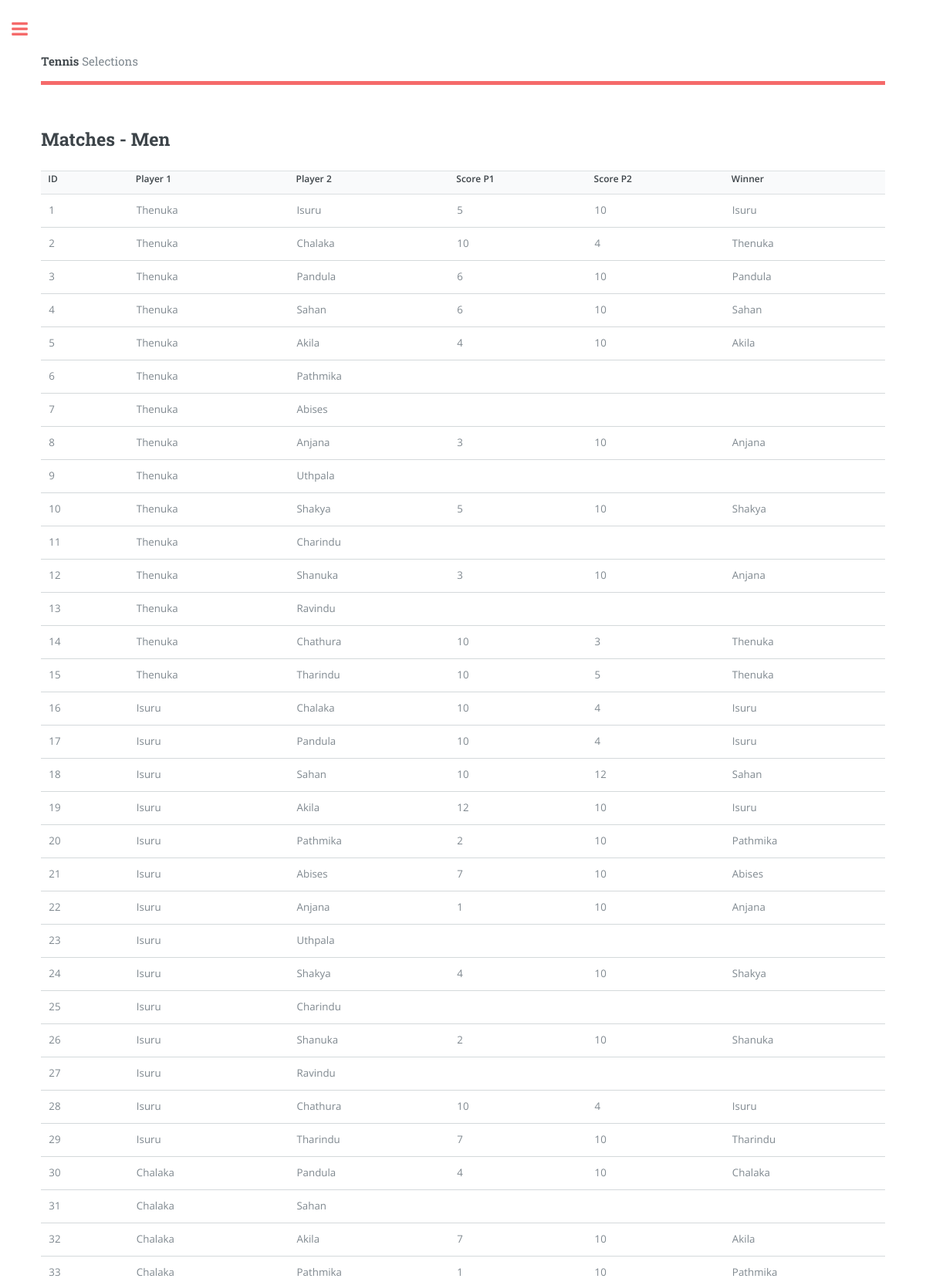
The app's page /all_matches_m.php (upper part) with its own data.
### tables this page shows
CREATE TABLE `match_formations` (
  `Match_ID` int(3) NOT NULL,
  `Player_1` varchar(20) DEFAULT NULL,
  `Player_2` varchar(20) DEFAULT NULL,
  `P_1_Score` varchar(3) DEFAULT NULL,
  `P_2_Score` varchar(3) DEFAULT NULL,
  `Winner` varchar(20) DEFAULT NULL
);

### all_matches_m.php (the view, shortened to what this page needs)
<!DOCTYPE HTML>
<?php
   include ("dbconn.php");
   ?>
<html>
	<head>
		<link rel="stylesheet" href="assets/css/main.css" />
	</head>
	<body class="is-preload">
			<div id="wrapper">
					<div id="main">
						<div class="inner">
								<header id="header">
									<a href="index.php" class="logo"><strong>Tennis</strong> Selections</a>
								</header>
								<section id="banner">
									<div class="content">
										<header>
											<h2>Matches - Men</h2>
										</header>
										<div>
         <?php
            $sql = "SELECT * FROM match_formations";
            $result = $conn->query($sql);
            if($result->num_rows > 0){
            echo "<table>
            <tr>
            <th>ID</th>
            <th>Player 1</th>
            <th>Player 2</th>
            <th>Score P1</th>
            <th>Score P2</th>
            <th>Winner</th>
            </tr>";
            while($row = $result->fetch_assoc()){
            echo "<tr>";
            echo "<td>" . $row['Match_ID'] . "</td>";
            echo "<td>" . $row['Player_1'] . "</td>";
            echo "<td>" . $row['Player_2'] . "</td>";
            echo "<td>" . $row['P_1_Score'] . "</td>";
            echo "<td>" . $row['P_2_Score'] . "</td>";
            echo "<td>" . $row['Winner'] . "</td>";
            echo "<tr>";
            }
            echo "</table>";
            }
            else{
            echo "0 results";
            }
            ?>
      </div>
									</div>
								</section>
						</div>
					</div>
			</div>
	</body>
</html>

### assets/css/main.css (style rules this page uses)
html, body, div, span, applet, object, iframe, h1, h2, h3, h4, h5, h6, p, blockquote, pre, a, abbr, acronym, address, big, cite, code, del, dfn, em, img, ins, kbd, q, s, samp, small, strike, strong, sub, sup, tt, var, b, u, i, center, dl, dt, dd, ol, ul, li, fieldset, form, label, legend, table, caption, tbody, tfoot, thead, tr, th, td, article, aside, canvas, details, embed, figure, figcaption, footer, header, hgroup, menu, nav, output, ruby, section, summary, time, mark, audio, video { margin: 0; padding: 0; border: 0; font-size: 100%; font: inherit; vertical-align: baseline; }
article, aside, details, figcaption, figure, footer, header, hgroup, menu, nav, section { display: block; }
body { line-height: 1; }
table { border-collapse: collapse; border-spacing: 0; }
body { -webkit-text-size-adjust: none; }
body { -ms-overflow-style: scrollbar; }
html { box-sizing: border-box; }
*, *:before, *:after { box-sizing: inherit; }
body { background: #ffffff; }
body, input, select, textarea { color: #7f888f; font-family: "Open Sans", sans-serif; font-size: 13pt; font-weight: 400; line-height: 1.65; }
@media screen and (max-width: 1680px) { body, input, select, textarea { font-size: 11pt; } }
@media screen and (max-width: 1280px) { body, input, select, textarea { font-size: 10pt; } }
a { -moz-transition: color 0.2s ease-in-out, border-bottom-color 0.2s ease-in-out; -webkit-transition: color 0.2s ease-in-out, border-bottom-color 0.2s ease-in-out; -ms-transition: color 0.2s ease-in-out, border-bottom-color 0.2s ease-in-out; transition: color 0.2s ease-in-out, border-bottom-color 0.2s ease-in-out; border-bottom: dotted 1px; color: #f56a6a; text-decoration: none; }
strong, b { color: #3d4449; font-weight: 600; }
h1, h2, h3, h4, h5, h6 { color: #3d4449; font-family: "Roboto Slab", serif; font-weight: 700; line-height: 1.5; margin: 0 0 1em 0; }
h2 { font-size: 1.75em; }
table { margin: 0 0 2em 0; width: 100%; }
table tbody tr { border: solid 1px rgba(210, 215, 217, 0.75); border-left: 0; border-right: 0; }
table tbody tr:nth-child(2n + 1) { background-color: rgba(230, 235, 237, 0.25); }
table td { padding: 0.75em 0.75em; }
table th { color: #3d4449; font-size: 0.9em; font-weight: 600; padding: 0 0.75em 0.75em 0.75em; text-align: left; }
#wrapper { display: -moz-flex; display: -webkit-flex; display: -ms-flex; display: flex; -moz-flex-direction: row-reverse; -webkit-flex-direction: row-reverse; -ms-flex-direction: row-reverse; flex-direction: row-reverse; min-height: 100vh; }
#main { -moz-flex-grow: 1; -webkit-flex-grow: 1; -ms-flex-grow: 1; flex-grow: 1; -moz-flex-shrink: 1; -webkit-flex-shrink: 1; -ms-flex-shrink: 1; flex-shrink: 1; width: 100%; }
#main > .inner { padding: 0 6em 0.1em 6em ; margin: 0 auto; max-width: 110em; }
#main > .inner > section { padding: 6em 0 4em 0 ; border-top: solid 2px rgba(210, 215, 217, 0.75); }
#main > .inner > section:first-of-type { border-top: 0 !important; }
@media screen and (max-width: 1680px) { #main > .inner { padding: 0 5em 0.1em 5em ; } }
@media screen and (max-width: 1680px) { #main > .inner > section { padding: 5em 0 3em 0 ; } }
@media screen and (max-width: 1280px) { #main > .inner { padding: 0 4em 0.1em 4em ; } }
@media screen and (max-width: 1280px) { #main > .inner > section { padding: 4em 0 2em 0 ; } }
#header { display: -moz-flex; display: -webkit-flex; display: -ms-flex; display: flex; border-bottom: solid 5px #f56a6a; padding: 6em 0 1em 0; position: relative; }
#header > * { -moz-flex: 1; -webkit-flex: 1; -ms-flex: 1; flex: 1; margin-bottom: 0; }
#header .logo { border-bottom: 0; color: inherit; font-family: "Roboto Slab", serif; font-size: 1.125em; }
@media screen and (max-width: 1680px) { #header { padding-top: 5em; } }
#banner { padding: 6em 0 4em 0 ; display: -moz-flex; display: -webkit-flex; display: -ms-flex; display: flex; }
#banner .content { -moz-flex-grow: 1; -webkit-flex-grow: 1; -ms-flex-grow: 1; flex-grow: 1; -moz-flex-shrink: 1; -webkit-flex-shrink: 1; -ms-flex-shrink: 1; flex-shrink: 1; width: 50%; }
@media screen and (orientation: portrait) { #banner { -moz-flex-direction: column-reverse; -webkit-flex-direction: column-reverse; -ms-flex-direction: column-reverse; flex-direction: column-reverse; } }
@media screen and (orientation: portrait) { #banner .content { -moz-flex-grow: 0; -webkit-flex-grow: 0; -ms-flex-grow: 0; flex-grow: 0; -moz-flex-shrink: 0; -webkit-flex-shrink: 0; -ms-flex-shrink: 0; flex-shrink: 0; width: 100%; } }

### records on screen
match_formations: Match_ID "1", Player_1 "Thenuka", Player_2 "Isuru", P_1_Score "5", P_2_Score "10", Winner "Isuru"
match_formations: Match_ID "2", Player_1 "Thenuka", Player_2 "Chalaka", P_1_Score "10", P_2_Score "4", Winner "Thenuka"
match_formations: Match_ID "3", Player_1 "Thenuka", Player_2 "Pandula", P_1_Score "6", P_2_Score "10", Winner "Pandula"
match_formations: Match_ID "4", Player_1 "Thenuka", Player_2 "Sahan", P_1_Score "6", P_2_Score "10", Winner "Sahan"
match_formations: Match_ID "5", Player_1 "Thenuka", Player_2 "Akila", P_1_Score "4", P_2_Score "10", Winner "Akila"
match_formations: Match_ID "6", Player_1 "Thenuka", Player_2 "Pathmika"
match_formations: Match_ID "7", Player_1 "Thenuka", Player_2 "Abises"
match_formations: Match_ID "8", Player_1 "Thenuka", Player_2 "Anjana", P_1_Score "3", P_2_Score "10", Winner "Anjana"
match_formations: Match_ID "9", Player_1 "Thenuka", Player_2 "Uthpala"
match_formations: Match_ID "10", Player_1 "Thenuka", Player_2 "Shakya", P_1_Score "5", P_2_Score "10", Winner "Shakya"
match_formations: Match_ID "11", Player_1 "Thenuka", Player_2 "Charindu"
match_formations: Match_ID "12", Player_1 "Thenuka", Player_2 "Shanuka", P_1_Score "3", P_2_Score "10", Winner "Anjana"
match_formations: Match_ID "13", Player_1 "Thenuka", Player_2 "Ravindu"
match_formations: Match_ID "14", Player_1 "Thenuka", Player_2 "Chathura", P_1_Score "10", P_2_Score "3", Winner "Thenuka"
match_formations: Match_ID "15", Player_1 "Thenuka", Player_2 "Tharindu", P_1_Score "10", P_2_Score "5", Winner "Thenuka"
match_formations: Match_ID "16", Player_1 "Isuru", Player_2 "Chalaka", P_1_Score "10", P_2_Score "4", Winner "Isuru"
match_formations: Match_ID "17", Player_1 "Isuru", Player_2 "Pandula", P_1_Score "10", P_2_Score "4", Winner "Isuru"
match_formations: Match_ID "18", Player_1 "Isuru", Player_2 "Sahan", P_1_Score "10", P_2_Score "12", Winner "Sahan"
match_formations: Match_ID "19", Player_1 "Isuru", Player_2 "Akila", P_1_Score "12", P_2_Score "10", Winner "Isuru"
match_formations: Match_ID "20", Player_1 "Isuru", Player_2 "Pathmika", P_1_Score "2", P_2_Score "10", Winner "Pathmika"
match_formations: Match_ID "21", Player_1 "Isuru", Player_2 "Abises", P_1_Score "7", P_2_Score "10", Winner "Abises"
match_formations: Match_ID "22", Player_1 "Isuru", Player_2 "Anjana", P_1_Score "1", P_2_Score "10", Winner "Anjana"
match_formations: Match_ID "23", Player_1 "Isuru", Player_2 "Uthpala"
match_formations: Match_ID "24", Player_1 "Isuru", Player_2 "Shakya", P_1_Score "4", P_2_Score "10", Winner "Shakya"
match_formations: Match_ID "25", Player_1 "Isuru", Player_2 "Charindu"
match_formations: Match_ID "26", Player_1 "Isuru", Player_2 "Shanuka", P_1_Score "2", P_2_Score "10", Winner "Shanuka"
match_formations: Match_ID "27", Player_1 "Isuru", Player_2 "Ravindu"
match_formations: Match_ID "28", Player_1 "Isuru", Player_2 "Chathura", P_1_Score "10", P_2_Score "4", Winner "Isuru"
match_formations: Match_ID "29", Player_1 "Isuru", Player_2 "Tharindu", P_1_Score "7", P_2_Score "10", Winner "Tharindu"
match_formations: Match_ID "30", Player_1 "Chalaka", Player_2 "Pandula", P_1_Score "4", P_2_Score "10", Winner "Chalaka"
match_formations: Match_ID "31", Player_1 "Chalaka", Player_2 "Sahan"
match_formations: Match_ID "32", Player_1 "Chalaka", Player_2 "Akila", P_1_Score "7", P_2_Score "10", Winner "Akila"
match_formations: Match_ID "33", Player_1 "Chalaka", Player_2 "Pathmika", P_1_Score "1", P_2_Score "10", Winner "Pathmika"
